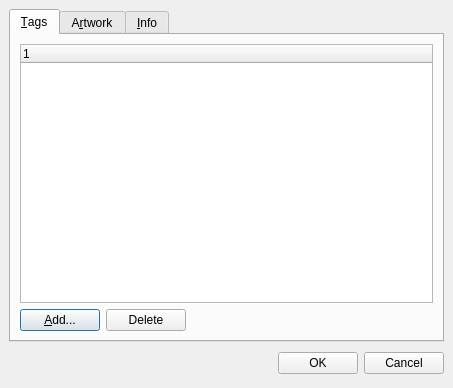
<ui version="4.0" >
 <class>Dialog</class>
 <widget class="QDialog" name="Dialog" >
  <property name="geometry" >
   <rect>
    <x>0</x>
    <y>0</y>
    <width>453</width>
    <height>388</height>
   </rect>
  </property>
  <property name="windowTitle" >
   <string>Tag Editor</string>
  </property>
  <layout class="QVBoxLayout" >
   <property name="margin" >
    <number>9</number>
   </property>
   <property name="spacing" >
    <number>6</number>
   </property>
   <item>
    <widget class="QTabWidget" name="tabWidget" >
     <property name="currentIndex" >
      <number>0</number>
     </property>
     <widget class="QWidget" name="tab" >
      <attribute name="title" >
       <string>&amp;Tags</string>
      </attribute>
      <layout class="QVBoxLayout" >
       <property name="margin" >
        <number>9</number>
       </property>
       <property name="spacing" >
        <number>6</number>
       </property>
       <item>
        <widget class="QTreeWidget" name="tags" >
         <property name="rootIsDecorated" >
          <bool>false</bool>
         </property>
        </widget>
       </item>
       <item>
        <layout class="QHBoxLayout" >
         <property name="margin" >
          <number>0</number>
         </property>
         <property name="spacing" >
          <number>6</number>
         </property>
         <item>
          <widget class="QPushButton" name="artwork_add_2" >
           <property name="text" >
            <string>&amp;Add...</string>
           </property>
          </widget>
         </item>
         <item>
          <widget class="QPushButton" name="artwork_delete_2" >
           <property name="text" >
            <string>Delete</string>
           </property>
          </widget>
         </item>
         <item>
          <spacer>
           <property name="orientation" >
            <enum>Qt::Horizontal</enum>
           </property>
           <property name="sizeHint" >
            <size>
             <width>40</width>
             <height>20</height>
            </size>
           </property>
          </spacer>
         </item>
        </layout>
       </item>
      </layout>
     </widget>
     <widget class="QWidget" name="tab_2" >
      <attribute name="title" >
       <string>A&amp;rtwork</string>
      </attribute>
      <layout class="QVBoxLayout" >
       <property name="margin" >
        <number>9</number>
       </property>
       <property name="spacing" >
        <number>6</number>
       </property>
       <item>
        <widget class="QListWidget" name="artwork_list" >
         <property name="selectionMode" >
          <enum>QAbstractItemView::SingleSelection</enum>
         </property>
         <property name="iconSize" >
          <size>
           <width>170</width>
           <height>170</height>
          </size>
         </property>
         <property name="movement" >
          <enum>QListView::Static</enum>
         </property>
         <property name="flow" >
          <enum>QListView::LeftToRight</enum>
         </property>
         <property name="isWrapping" stdset="0" >
          <bool>false</bool>
         </property>
         <property name="resizeMode" >
          <enum>QListView::Fixed</enum>
         </property>
         <property name="spacing" >
          <number>10</number>
         </property>
         <property name="viewMode" >
          <enum>QListView::IconMode</enum>
         </property>
        </widget>
       </item>
       <item>
        <layout class="QHBoxLayout" >
         <property name="margin" >
          <number>0</number>
         </property>
         <property name="spacing" >
          <number>6</number>
         </property>
         <item>
          <widget class="QPushButton" name="artwork_add" >
           <property name="text" >
            <string>&amp;Add...</string>
           </property>
          </widget>
         </item>
         <item>
          <widget class="QPushButton" name="artwork_delete" >
           <property name="text" >
            <string>Delete</string>
           </property>
          </widget>
         </item>
         <item>
          <spacer>
           <property name="orientation" >
            <enum>Qt::Horizontal</enum>
           </property>
           <property name="sizeHint" >
            <size>
             <width>40</width>
             <height>20</height>
            </size>
           </property>
          </spacer>
         </item>
        </layout>
       </item>
      </layout>
     </widget>
     <widget class="QWidget" name="tab_3" >
      <attribute name="title" >
       <string>&amp;Info</string>
      </attribute>
      <layout class="QVBoxLayout" >
       <property name="margin" >
        <number>9</number>
       </property>
       <property name="spacing" >
        <number>6</number>
       </property>
       <item>
        <widget class="QLabel" name="info" >
         <property name="text" >
          <string/>
         </property>
         <property name="alignment" >
          <set>Qt::AlignLeading|Qt::AlignLeft|Qt::AlignTop</set>
         </property>
         <property name="wordWrap" >
          <bool>true</bool>
         </property>
        </widget>
       </item>
      </layout>
     </widget>
    </widget>
   </item>
   <item>
    <layout class="QHBoxLayout" >
     <property name="margin" >
      <number>0</number>
     </property>
     <property name="spacing" >
      <number>6</number>
     </property>
     <item>
      <spacer>
       <property name="orientation" >
        <enum>Qt::Horizontal</enum>
       </property>
       <property name="sizeHint" >
        <size>
         <width>131</width>
         <height>31</height>
        </size>
       </property>
      </spacer>
     </item>
     <item>
      <widget class="QPushButton" name="okButton" >
       <property name="text" >
        <string>OK</string>
       </property>
      </widget>
     </item>
     <item>
      <widget class="QPushButton" name="cancelButton" >
       <property name="text" >
        <string>Cancel</string>
       </property>
      </widget>
     </item>
    </layout>
   </item>
  </layout>
 </widget>
 <tabstops>
  <tabstop>artwork_list</tabstop>
  <tabstop>artwork_add</tabstop>
  <tabstop>artwork_delete</tabstop>
  <tabstop>okButton</tabstop>
  <tabstop>cancelButton</tabstop>
  <tabstop>tabWidget</tabstop>
 </tabstops>
 <resources/>
 <connections>
  <connection>
   <sender>okButton</sender>
   <signal>clicked()</signal>
   <receiver>Dialog</receiver>
   <slot>accept()</slot>
   <hints>
    <hint type="sourcelabel" >
     <x>278</x>
     <y>253</y>
    </hint>
    <hint type="destinationlabel" >
     <x>96</x>
     <y>254</y>
    </hint>
   </hints>
  </connection>
  <connection>
   <sender>cancelButton</sender>
   <signal>clicked()</signal>
   <receiver>Dialog</receiver>
   <slot>reject()</slot>
   <hints>
    <hint type="sourcelabel" >
     <x>369</x>
     <y>253</y>
    </hint>
    <hint type="destinationlabel" >
     <x>179</x>
     <y>282</y>
    </hint>
   </hints>
  </connection>
 </connections>
</ui>
